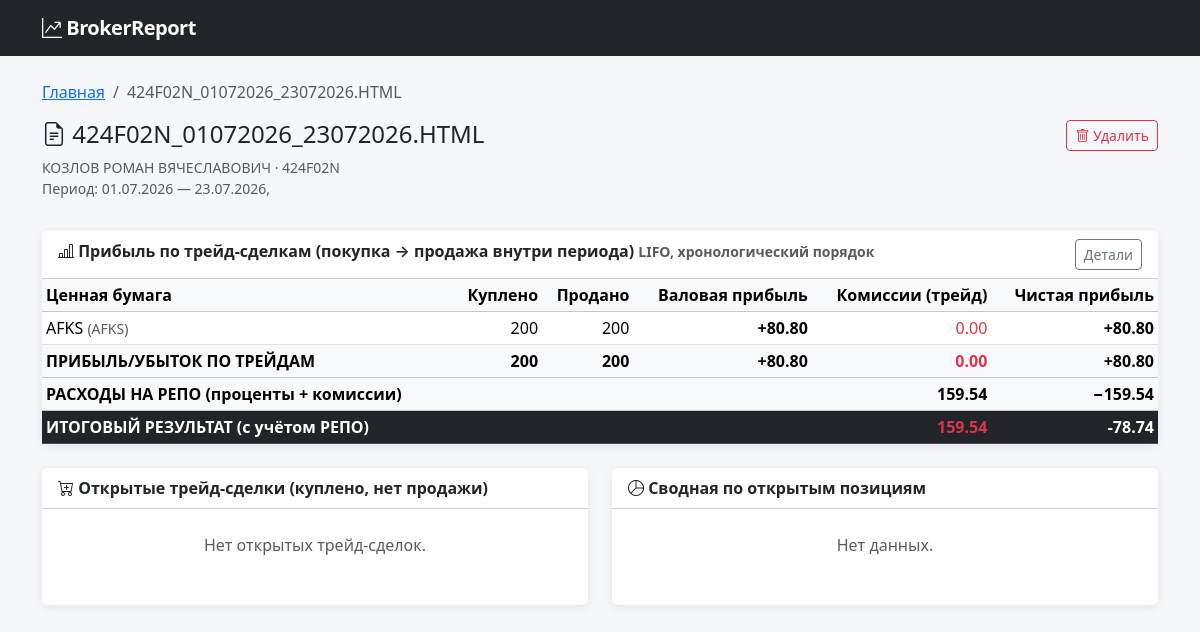
/report/4, run on the app's committed database.
### tables this page shows
CREATE TABLE report (
            id              INTEGER PRIMARY KEY AUTOINCREMENT,
            filename        TEXT NOT NULL,
            contract        TEXT,
            investor        TEXT,
            period_start    TEXT,
            period_end      TEXT,
            created_at      TEXT NOT NULL DEFAULT (datetime('now')),
            UNIQUE(filename)
        );

CREATE TABLE quik_trade (
            id              INTEGER PRIMARY KEY AUTOINCREMENT,
            trade_num       INTEGER,
            sec_code        TEXT NOT NULL,
            class_code      TEXT NOT NULL DEFAULT '',
            price           REAL NOT NULL,
            qty             INTEGER NOT NULL,
            value           REAL,
            accruedint      REAL DEFAULT 0,
            yield           REAL DEFAULT 0,
            settlecode      TEXT,
            reporate        REAL DEFAULT 0,
            repovalue       REAL DEFAULT 0,
            repo2value      REAL DEFAULT 0,
            repoterm        INTEGER DEFAULT 0,
            period          INTEGER DEFAULT 0,
            trade_date      TEXT,
            trade_time      TEXT,
            source          TEXT NOT NULL DEFAULT 'quik',
            created_at      TEXT NOT NULL DEFAULT (datetime('now', 'localtime')), side TEXT DEFAULT '', flags INTEGER DEFAULT 0, operation TEXT DEFAULT '', broker TEXT DEFAULT '',
            UNIQUE(source, trade_num)
        );

### app/app.py (the view)
@flask_app.route('/report/<int:report_id>', methods=['GET', 'POST'])
def report_view(report_id):
    if request.method == 'POST':
        delete_report(report_id)
        flash('Отчёт удалён', 'info')
        push_to_cloud()
        return redirect(url_for('index'))
    r = get_report_by_id(report_id)
    if not r:
        flash('Отчёт не найден', 'danger')
        return redirect(url_for('index'))
    profit = get_trade_profit(report_id)
    lots = get_trade_lots(report_id)
    open_trades = get_open_trades(report_id)
    instruments = get_instrument_summary(report_id)
    repo_total = get_repo_total(report_id)
    return render_template('report.html',
                           report=r,
                           profit=profit, lots=lots,
                           open_trades=open_trades,
                           instruments=instruments,
                           repo_total=repo_total)

### app/db.py (called while the page is built, shortened)
def _date_where(alias='trade', date_from=None, date_to=None):
    clauses = []
    params = []
    if date_from:
        clauses.append(f"substr({alias}.trade_date,7,4)||substr({alias}.trade_date,4,2)||substr({alias}.trade_date,1,2) >= ?")
        params.append(_norm_date(date_from))
    if date_to:
        clauses.append(f"substr({alias}.trade_date,7,4)||substr({alias}.trade_date,4,2)||substr({alias}.trade_date,1,2) <= ?")
        params.append(_norm_date(date_to))
    return clauses, params

def _source_where(alias='trade', broker=None):
    clauses = []
    params = []
    if broker and broker != 'all':
        clauses.append(f"{alias}.source=?")
        params.append(broker)
    return clauses, params

def get_connection():
    conn = sqlite3.connect(DB_PATH)
    conn.row_factory = sqlite3.Row
    conn.execute("PRAGMA journal_mode=WAL")
    conn.execute("PRAGMA foreign_keys=ON")
    return conn

def get_trade_lots(report_id=None, date_from=None, date_to=None, broker=None):
    lots, _ = _match_trades_lifo(report_id, date_from, date_to, broker)
    return lots

def get_open_trades(report_id=None, date_from=None, date_to=None, broker=None):
    _, unmatched = _match_trades_lifo(report_id, date_from, date_to, broker)
    merged = []
    quik_open = _get_quik_open_trades()
    for q in quik_open:
        existing = [m for m in merged if m['security_code'] == q['security_code']]
        if not existing:
            merged.append(q)
        else:
            merged.append(q)
    return merged

def _get_quik_open_trades():
    conn = get_connection()
    rows = conn.execute("""
        SELECT sec_code, class_code,
               SUM(CASE WHEN side='buy' THEN qty ELSE 0 END) AS total_buy,
               SUM(CASE WHEN side='sell' THEN qty ELSE 0 END) AS total_sell,
               SUM(CASE WHEN side='buy' THEN value ELSE 0 END) AS buy_value
        FROM quik_trade
        WHERE side IN ('buy', 'sell')
          AND (repovalue IS NULL OR repovalue = 0)  -- исключаем РЕПО
        GROUP BY sec_code, class_code
        HAVING total_buy > total_sell
        ORDER BY sec_code
    """).fetchall()
    conn.close()
    result = []
    return result

def get_report_by_id(report_id):
    conn = get_connection()
    row = conn.execute("SELECT * FROM report WHERE id=?", (report_id,)).fetchone()
    conn.close()
    return row

### app/templates/report.html (shortened to what this page needs)
{% extends "base.html" %}
{% block content %}
<nav aria-label="breadcrumb">
    <ol class="breadcrumb">
        <li class="breadcrumb-item"><a href="/">Главная</a></li>
        <li class="breadcrumb-item active">{{ report.filename }}</li>
    </ol>
</nav>
<div class="row mb-3">
    <div class="col">
        <h4><i class="bi bi-file-earmark-text"></i> {{ report.filename }}</h4>
        <p class="text-muted small mb-0">{{ report.investor }} · {{ report.contract }}</p>
        <p class="text-muted small">Период: {{ report.period_start }} — {{ report.period_end }}</p>
    </div>
    <div class="col-auto">
        <form method="post" onsubmit="return confirm('Удалить отчёт?')">
            <button class="btn btn-outline-danger btn-sm"><i class="bi bi-trash"></i> Удалить</button>
        </form>
    </div>
</div>
<div class="card">
    <div class="card-header bg-white">
        <i class="bi bi-bar-chart-line"></i> Прибыль по трейд-сделкам (покупка → продажа внутри периода)
        <small class="text-muted">LIFO, хронологический порядок</small>
        <button class="btn btn-sm btn-outline-secondary float-end" type="button" data-bs-toggle="collapse" data-bs-target="#profitDetail">
            Детали
        </button>
    </div>
    <div class="card-body p-0">
        {% if profit %}
        <table class="table table-sm table-hover mb-0">
            <thead class="table-light">
                <tr>
                    <th>Ценная бумага</th>
                    <th class="text-end">Куплено</th>
                    <th class="text-end">Продано</th>
                    <th class="text-end">Валовая прибыль</th>
                    <th class="text-end">Комиссии (трейд)</th>
                    <th class="text-end">Чистая прибыль</th>
                </tr>
            </thead>
            <tbody>
            {% for p in profit %}
                {% set net = p.net_profit %}
                <tr>
                    <td>{{ p.security_name }} <small class="text-muted">({{ p.security_code }})</small></td>
                    <td class="text-end">{{ p.buy_qty }}</td>
                    <td class="text-end">{{ p.sell_qty }}</td>
                    <td class="text-end {{ 'profit-positive' if p.gross_profit >= 0 else 'profit-negative' }}">
                        {{ '{:+,.2f}'.format(p.gross_profit) }}</td>
                    <td class="text-end text-danger">{{ '{:,.2f}'.format(p.total_fees) }}</td>
                    <td class="text-end {{ 'profit-positive' if net >= 0 else 'profit-negative' }} fw-bold">
                        {{ '{:+,.2f}'.format(net) }}
                    </td>
                </tr>
            {% endfor %}
            </tbody>
            <tfoot class="table-light fw-bold">
                {% set total_gross = profit | sum(attribute='gross_profit') %}
                {% set total_ftrade = profit | sum(attribute='total_fees') %}
                {% set total_net = profit | sum(attribute='net_profit') %}
                {% set repo_cost = repo_total.total %}
                <tr>
                    <td>ПРИБЫЛЬ/УБЫТОК ПО ТРЕЙДАМ</td>
                    <td class="text-end">{{ profit | sum(attribute='buy_qty') }}</td>
                    <td class="text-end">{{ profit | sum(attribute='sell_qty') }}</td>
                    <td class="text-end {{ 'profit-positive' if total_gross >= 0 else 'profit-negative' }}">
                        {{ '{:+,.2f}'.format(total_gross) }}</td>
                    <td class="text-end text-danger">{{ '{:,.2f}'.format(total_ftrade) }}</td>
                    <td class="text-end {{ 'profit-positive' if total_net >= 0 else 'profit-negative' }}">
                        {{ '{:+,.2f}'.format(total_net) }}
                    </td>
                </tr>
                <tr class="text-danger">
                    <td>РАСХОДЫ НА РЕПО (проценты + комиссии)</td>
                    <td></td><td></td><td></td>
                    <td class="text-end">{{ '{:,.2f}'.format(repo_cost) }}</td>
                    <td class="text-end">−{{ '{:,.2f}'.format(repo_cost) }}</td>
                </tr>
                <tr class="table-dark">
                    <td>ИТОГОВЫЙ РЕЗУЛЬТАТ (с учётом РЕПО)</td>
                    <td></td><td></td><td></td>
                    <td class="text-end text-danger">{{ '{:,.2f}'.format(total_ftrade + repo_cost) }}</td>
                    <td class="text-end {{ 'profit-positive' if (total_net - repo_cost) >= 0 else 'profit-negative' }}">
                        {{ '{:+,.2f}'.format(total_net - repo_cost) }}
                    </td>
                </tr>
            </tfoot>
        </table>
        {% else %}
        <div class="p-4 text-muted text-center">Нет трейд-сделок (покупка + продажа внутри периода).</div>
        {% endif %}
    </div>
</div>
<div class="row">
    <div class="col-md-6">
        <div class="card h-100">
            <div class="card-header bg-white"><i class="bi bi-cart-plus"></i> Открытые трейд-сделки (куплено, нет продажи)</div>
            <div class="card-body p-0">
                {% if open_trades %}
                <div class="table-responsive">
                    <table class="table table-sm table-hover mb-0" style="font-size:12px">
                        <thead class="table-light">
                            <tr><th>Ценная бумага</th><th class="text-end">Кол-во</th><th>Дата покупки</th><th class="text-end">Цена</th><th class="text-end">Стоимость</th></tr>
                        </thead>
                        <tbody>
                        {% for o in open_trades %}
                            <tr>
                                <td><small>{{ o.security_name }} ({{ o.security_code }})</small></td>
                                <td class="text-end">{{ o.qty }}</td>
                                <td><small>{{ o.buy_date }}</small></td>
                                <td class="text-end">{{ '{:,.2f}'.format(o.buy_price) }}</td>
                                <td class="text-end">{{ '{:,.2f}'.format(o.total_cost) }}</td>
                            </tr>
                        {% endfor %}
                        </tbody>
                        <tfoot class="table-light fw-bold">
                            <tr>
                                <td>ИТОГО</td>
                                <td class="text-end">{{ open_trades | sum(attribute='qty') }}</td>
                                <td></td>
                                <td></td>
                                <td class="text-end">{{ '{:,.2f}'.format(open_trades | sum(attribute='total_cost')) }}</td>
                            </tr>
                        </tfoot>
                    </table>
                </div>
                {% else %}
                <div class="p-4 text-muted text-center">Нет открытых трейд-сделок.</div>
                {% endif %}
            </div>
        </div>
    </div>
    <div class="col-md-6">
        <div class="card h-100">
            <div class="card-header bg-white"><i class="bi bi-pie-chart"></i> Сводная по открытым позициям</div>
            <div class="card-body p-0">
                {% if instruments %}
                <div class="table-responsive">
                    <table class="table table-sm table-hover mb-0" style="font-size:12px">
                        <thead class="table-light">
                            <tr>
                                <th>Инструмент</th>
                                <th class="text-end">Кол-во</th>
                                <th class="text-end">Ср. цена</th>
                                <th class="text-end">Стоимость</th>
                            </tr>
                        </thead>
                        <tbody>
                        {% for i in instruments %}
                            <tr>
                                <td><small>{{ i.security_name }} ({{ i.security_code }})</small></td>
                                <td class="text-end">{{ i.qty }}</td>
                                <td class="text-end">{{ '{:,.2f}'.format(i.avg_price) }}</td>
                                <td class="text-end">{{ '{:,.2f}'.format(i.total_cost) }}</td>
                            </tr>
                        {% endfor %}
                        </tbody>
                        <tfoot class="table-light fw-bold">
                            <tr>
                                <td>ИТОГО</td>
                                <td class="text-end">{{ instruments | sum(attribute='qty') }}</td>
                                <td></td>
                                <td class="text-end">{{ '{:,.2f}'.format(instruments | sum(attribute='total_cost')) }}</td>
                            </tr>
                        </tfoot>
                    </table>
                </div>
                {% else %}
                <div class="p-4 text-muted text-center">Нет данных.</div>
                {% endif %}
            </div>
        </div>
    </div>
</div>
{% endblock %}

### app/templates/base.html (style rules this page uses)
body { background: #f5f7fb; }
.card { box-shadow: 0 2px 8px rgba(0,0,0,.08); border: none; margin-bottom: 1.5rem; }
.card-header { font-weight: 600; }
.table th { white-space: nowrap; }
.profit-positive { color: #198754; font-weight: 600; }
.profit-negative { color: #dc3545; font-weight: 600; }
.table td, .table th { white-space: nowrap; }

### data on the page
report: filename "424F02N_01072026_23072026.HTML", investor "КОЗЛОВ РОМАН ВЯЧЕСЛАВОВИЧ", contract "424F02N", period_start "01.07.2026", period_end "23.07.2026,"
quik_trade: security_name "AFKS", security_code "AFKS", buy_qty "200", sell_qty "200", gross_profit "+80.80", total_fees "0.00", net "+80.80"

### other printed values
{{ profit | sum(attribute='buy_qty') }} "200"
{{ profit | sum(attribute='sell_qty') }} "200"
{{ '{:+,.2f}'.format(total_gross) }} "+80.80"
{{ '{:,.2f}'.format(total_ftrade) }} "0.00"
{{ '{:+,.2f}'.format(total_net) }} "+80.80"
{{ '{:,.2f}'.format(repo_cost) }} "159.54"
{{ '{:,.2f}'.format(total_ftrade + repo_cost) }} "159.54"
{{ '{:+,.2f}'.format(total_net - repo_cost) }} "-78.74"
